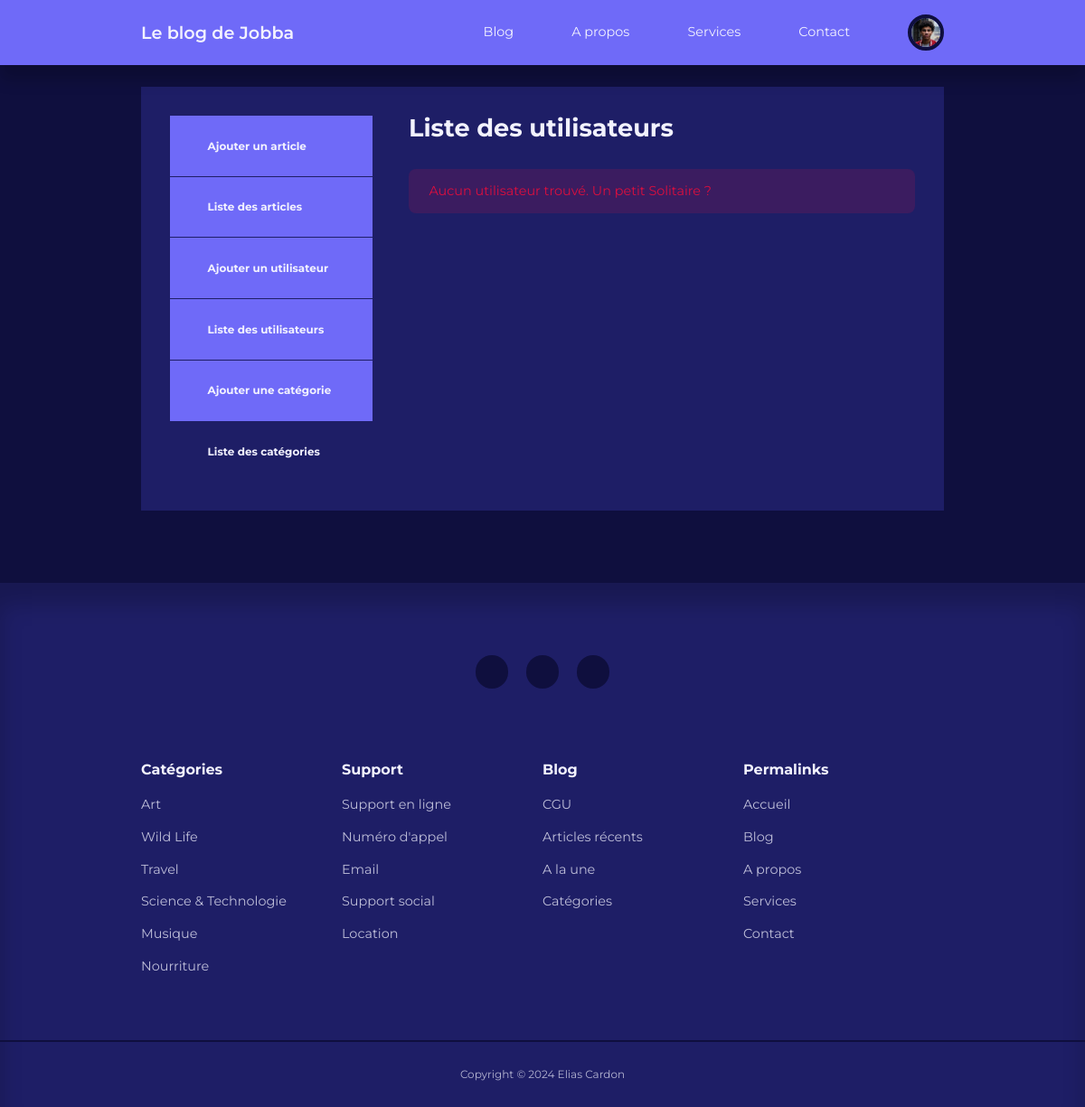
Page /backend/admin/manage-user.php (signed in) on the earlier database version.
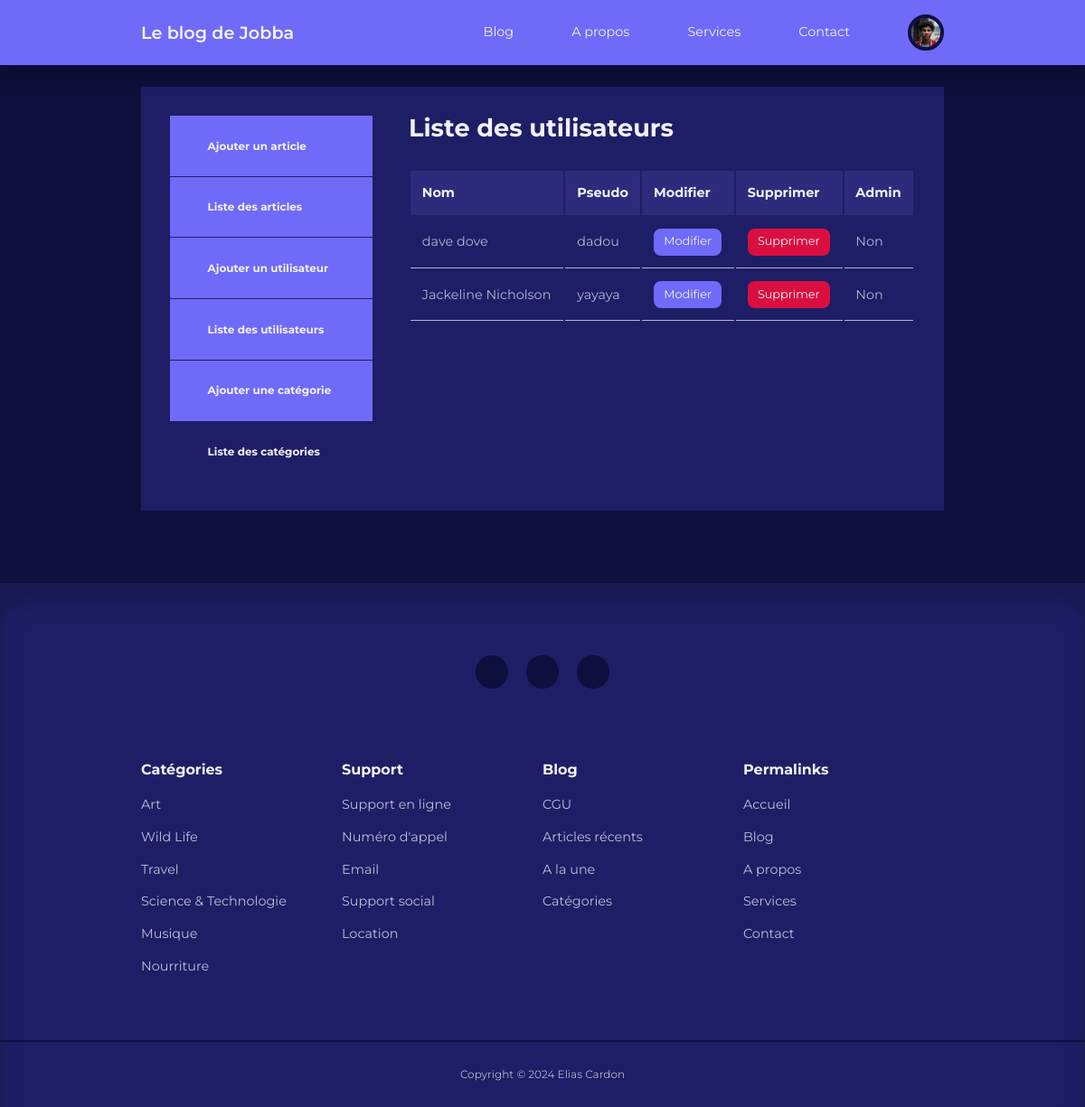
Same page on the later database version.
### tables this page shows
CREATE TABLE IF NOT EXISTS `users` (
  `id` int UNSIGNED NOT NULL AUTO_INCREMENT,
  `firstname` varchar(50) NOT NULL,
  `lastname` varchar(50) NOT NULL,
  `username` varchar(50) NOT NULL,
  `email` varchar(100) NOT NULL,
  `password` varchar(255) NOT NULL,
  `avatar` varchar(255) NOT NULL,
  `is_admin` tinyint(1) NOT NULL,
  PRIMARY KEY (`id`)
);

### backend/admin/manage-user.php (the view, shortened to what this page needs)
<?php
require './partials/header.php';
$current_admin_id = $_SESSION['user-id'];
$query = "SELECT * FROM `users` WHERE NOT id='$current_admin_id'";
$users = mysqli_query($connection, $query);
?>
<section class="dashboard">
    <div class="container dashboard__container">
        <aside>
            <ul>
                <li>
                    <a href="add-post.php">
                        <h5>Ajouter un article</h5>
                    </a>
                </li>
                <li>
                    <a href="index.php">
                        <h5>Liste des articles</h5>
                    </a>
                </li>
                <?php if (isset($_SESSION['user_is_admin'])): ?>
                    <li>
                        <a href="add-user.php">
                            <h5>Ajouter un utilisateur</h5>
                        </a>
                    </li>
                    <li>
                        <a href="manage-user.php">
                            <h5>Liste des utilisateurs</h5>
                        </a>
                    </li>
                    <li>
                        <a href="add-category.php">
                            <h5>Ajouter une catégorie</h5>
                        </a>
                    </li>
                    <li>
                        <a href="manage-category.php" class="active">
                            <h5>Liste des catégories</h5>
                        </a>
                    </li>
                <?php endif; ?>
            </ul>
        </aside>
        <main>
            <h2>Liste des utilisateurs</h2>
            <?php if (mysqli_num_rows($users) > 0) : ?>
            <table>
                <thead>
                <tr>
                    <th>Nom</th>
                    <th>Pseudo</th>
                    <th>Modifier</th>
                    <th>Supprimer</th>
                    <th>Admin</th>
                </tr>
                </thead>
                <tbody>
                <?php while ($user = mysqli_fetch_assoc($users)) : ?>
                    <tr>
                        <td><?= "{$user['firstname']} {$user['lastname']}" ?></td>
                        <td><?= $user['username'] ?></td>
                        <td><a href="<?= ROOT_URL ?>backend/admin/edit-user.php?id=<?= $user['id'] ?>" class="btn sm">Modifier</a></td>
                        <td><a href="<?= ROOT_URL ?>backend/admin/delete-user.php?id=<?= $user['id'] ?>" class="btn sm danger">Supprimer</a></td>
                        <td><?= $user['is_admin'] ? 'Oui' : 'Non' ?></td>
                    </tr>
                <?php endwhile; ?>
                </tbody>
            </table>
            <?php else : ?>
            <div class="alert__message error"><?= "Aucun utilisateur trouvé. Un petit Solitaire ?" ?></div>
            <?php endif ?>
        </main>
    </div>
</section>
<?php
require '../partials/footer.php';
?>
</body>
</html>

Differences in the rows shown:
added users: firstname "dave", lastname "dove", username "dadou", is_admin "Non"
added users: firstname "Jackeline", lastname "Nicholson", username "yayaya", is_admin "Non"
Other differences:
text no longer shown: "Aucun utilisateur trouvé. Un petit Solitaire ?"
text now shown: "Nom Pseudo Modifier Supprimer Admin"
